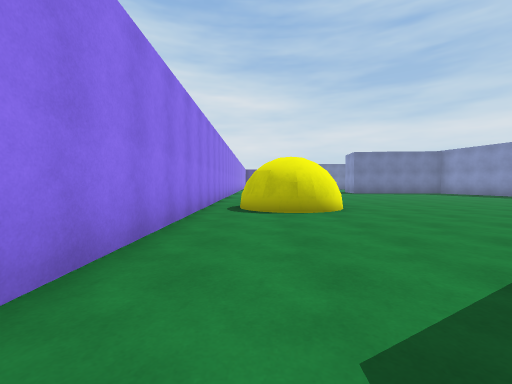
view 1 (above)

24 first-person views from a walk through a scene from a Unity 3-D project. The camera is 1.2 m above the floor, tilts 2° down and sees 90° across. The floor is counted in squares, 2 m on a side. Each view is taken from the middle of a square. On the plan, view 1 faces up. The plan holds only what a view shows up to about 9 squares ahead; the rest is blank. The place goes on beyond the plan. Surface patterns are stand-ins for the level's own textures.

view 2
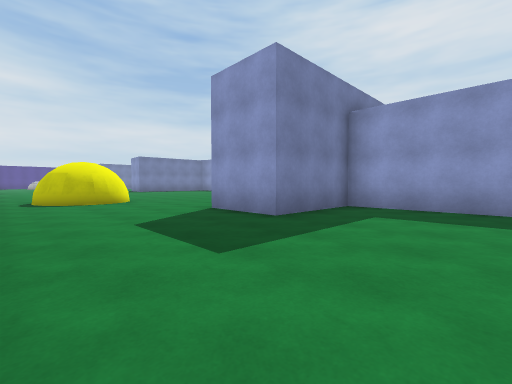

view 3
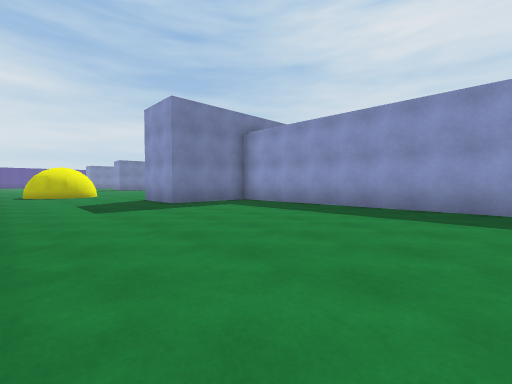

view 4
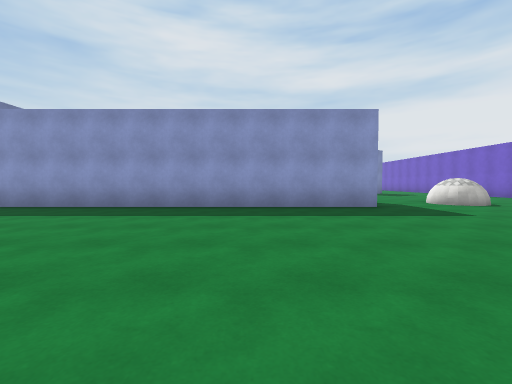

view 5
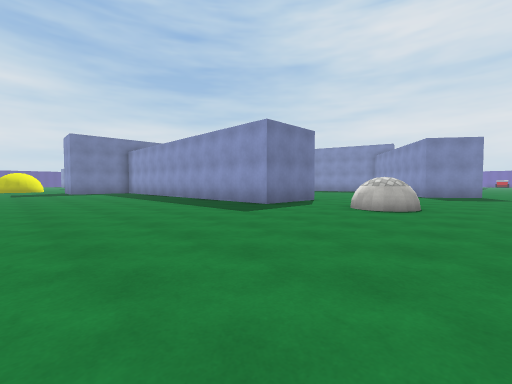

view 6
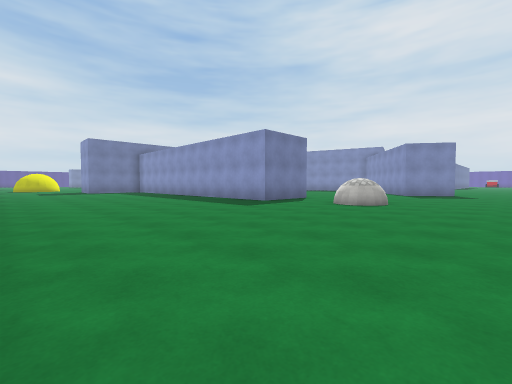

view 7
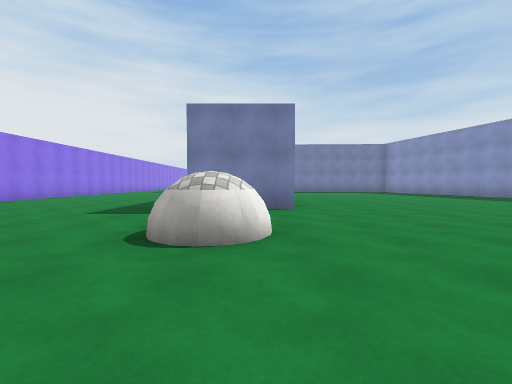

view 8
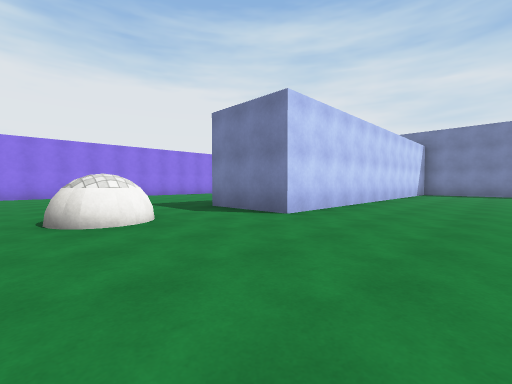

view 9
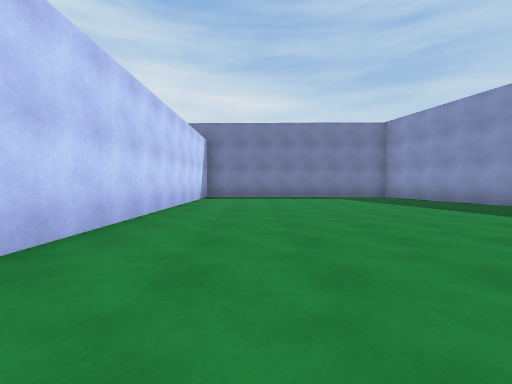

view 10
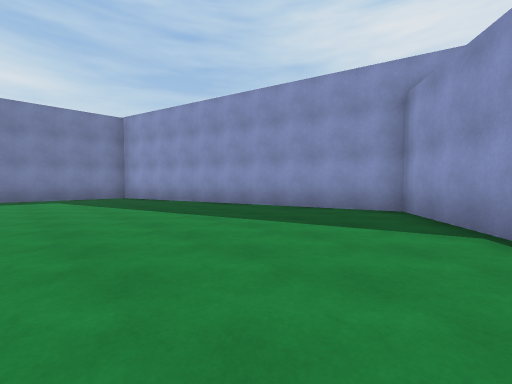

view 11
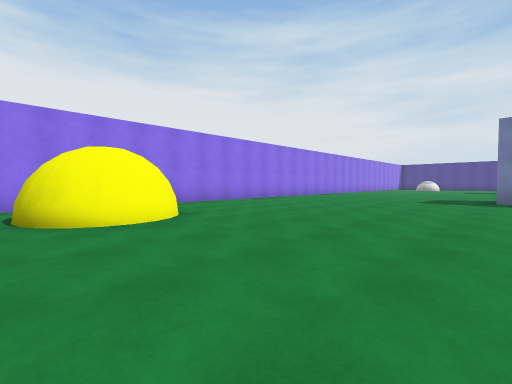

view 12
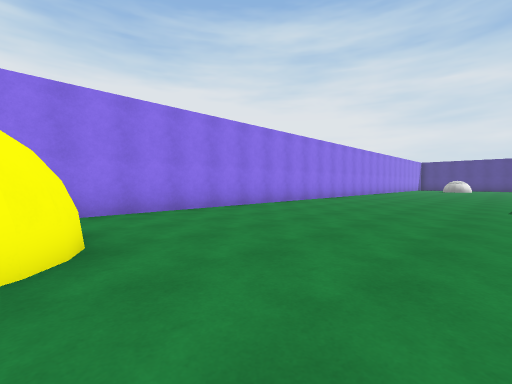

view 13
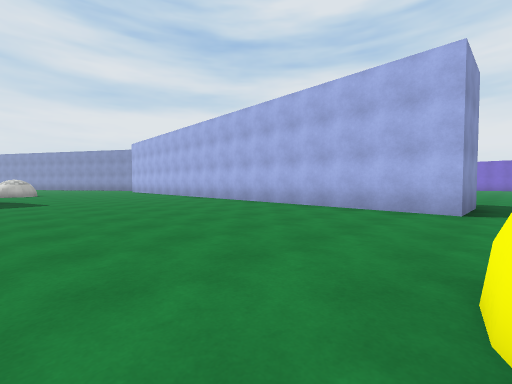

view 14
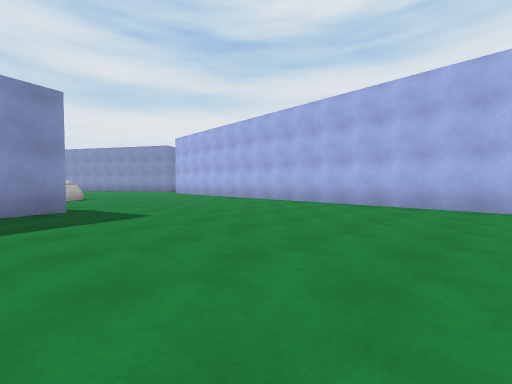

view 15
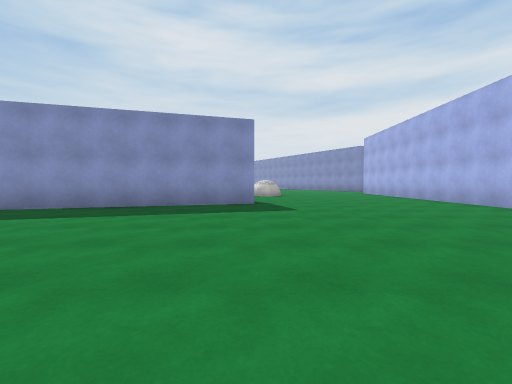

view 16
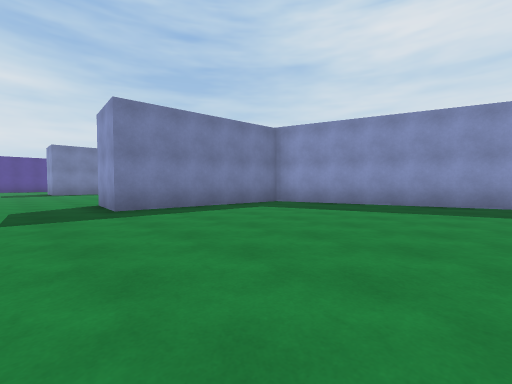

view 17
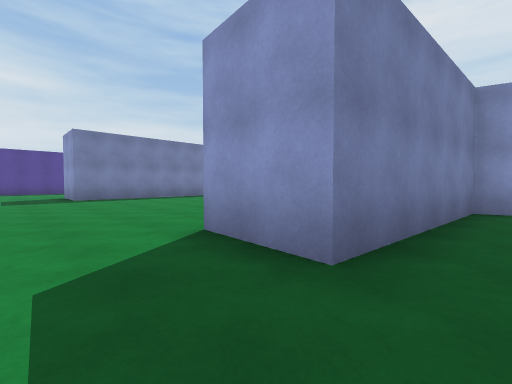

view 18
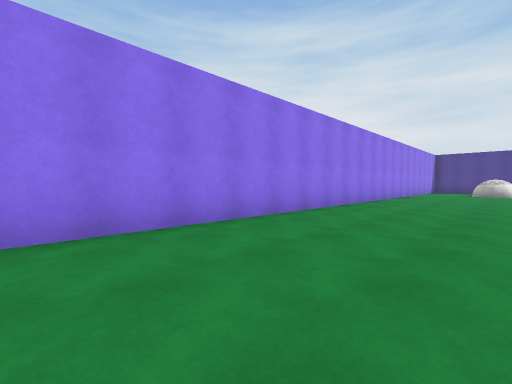

view 19
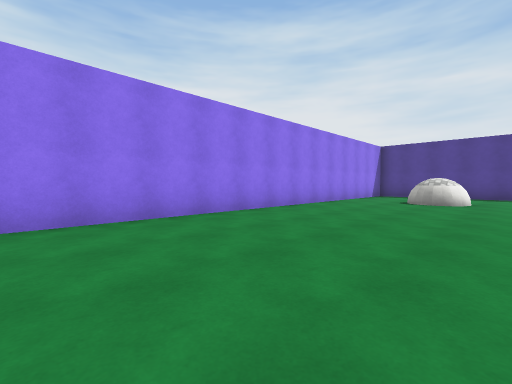

view 20
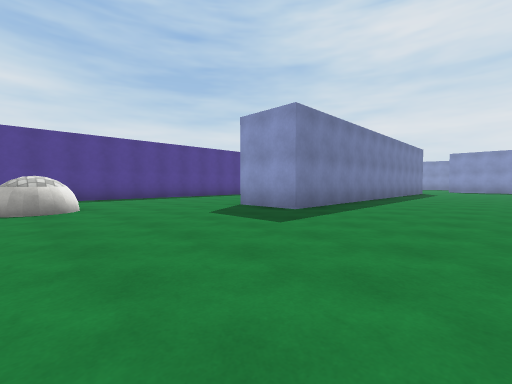

view 21
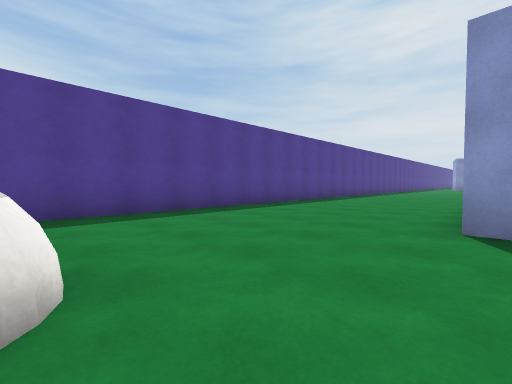

view 22
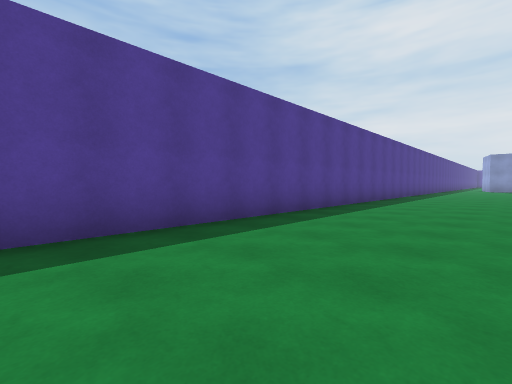

view 23
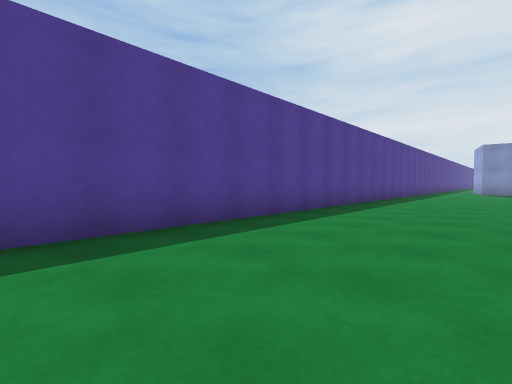

view 24
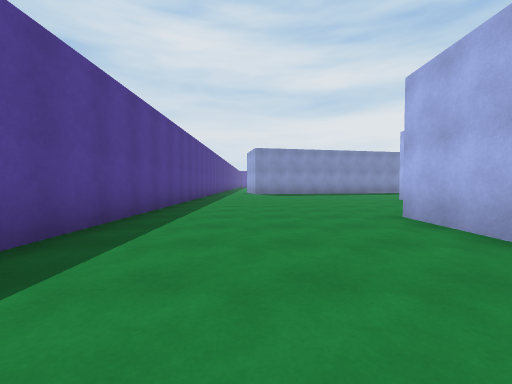

### Floor plan
Points are (right, up) in squares from view 1. A wall is a line through its corners. A room is listed if a view was taken in it or the views show most of it. See-through windows are left out.
Room 1 (views 1, 2, 3, 4, 5, 6, 7, 8, 9, 10)
walls: (-1.2, -7.9) (-1.2, -8.8); (7.9, -2) (7.9, -11) (5.4, -11) (5.4, 0) (2.6, 0.1) (2.6, 2.1) (3.6, 2.1); (-1.2, -14.5) (-1.2, -15); (15.7, -11.1) (18, -9.4) (16, -1.9); (14, -0.1) (12, -0.1); (1.8, 5.5) (1.4, 5.3) (0.8, 5.2) (0.3, 5.3) (0.2, 5.4) (-0.3, 5.8); (1.7, 5.8) (1.4, 5.5); (2, 5.9) (1.4, 5.3); (0, 5.7) (-0.2, 6.1); (-0.2, 5.7) (-0.3, 6) (-0.4, 6.4); (-1.2, 7.6) (-1.2, 1.1)
ways out: opening at (-1, 6.5) to room 2; opening at (2.7, 4) to room 2
Room 2 (views 11, 12, 13, 14, 15, 16, 17, 18, 19, 20, 21, 22, 23, 24)
walls: (10.2, 24.5) (5.8, 24.5) (5.8, 26.5); (12.4, 8) (10.5, 14.5) (5.7, 14.9) (5.9, 16.8); (15.5, 26.4) (17.6, 26.4); (1.6, 7.3) (1.9, 7); (2, 6.8) (2.1, 6.3); (1.4, 7.2) (1.6, 7) (1.8, 6.6); (1.1, 7.5) (1.8, 7.2) (2.1, 6.6) (2, 5.9); (2, 6) (1.8, 5.5); (-1.2, 27.5) (-1.2, 7.6); (3.6, 2.1) (14, 1.9); (22, 31.2) (1, 31.2)
ways out: opening at (-1, 6.5) to room 1; opening at (2.7, 4) to room 1

Where each view was taken, in squares from view 1:
view 1: 0 up, 0 right, facing up
view 2: 3 down, 1 left, facing up-right
view 3: 7 down, 1 left, facing up-right
view 4: 8 down, 1 left, facing right
view 5: 16 down, 0 right, facing up-right
view 6: 17 down, 1 left, facing up-right
view 7: 17 down, 7 right, facing up
view 8: 15 down, 11 right, facing up-left
view 9: 11 down, 10 right, facing up
view 10: 11 down, 12 right, facing up-right
view 11: 5 up, 6 right, facing up-left
view 12: 7 up, 4 right, facing up-left
view 13: 8 up, 2 right, facing down-right
view 14: 9 up, 6 right, facing down-right
view 15: 8 up, 5 right, facing right
view 16: 9 up, 4 right, facing up-right
view 17: 14 up, 4 right, facing up-right
view 18: 13 up, 2 right, facing up-left
view 19: 19 up, 3 right, facing up-left
view 20: 21 up, 1 right, facing up-right
view 21: 26 up, 2 right, facing up-right
view 22: 28 up, 4 right, facing up-right
view 23: 28 up, 10 right, facing up-right
view 24: 29 up, 13 right, facing right
